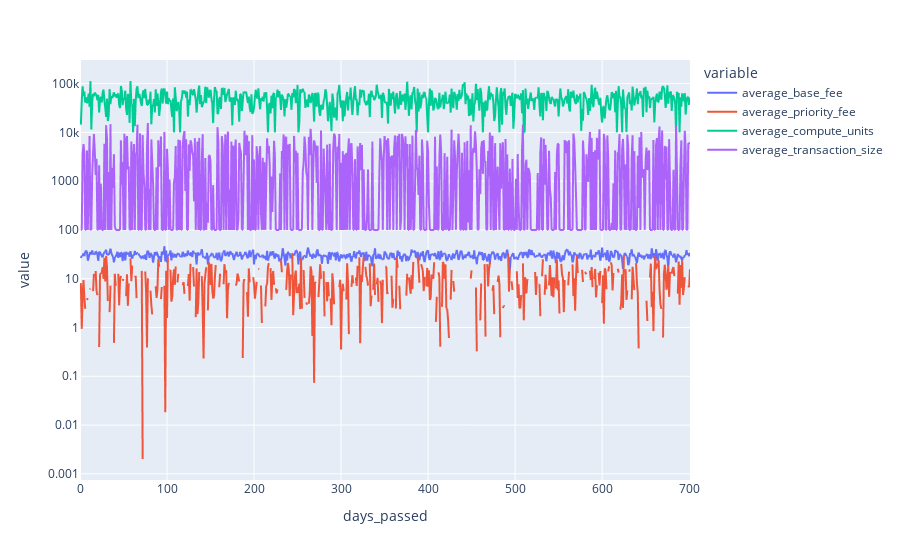

The cell this chart's notebook holds for it:
### Code cell
px.line(sim_df, 
        x='days_passed', 
        y=[el for el in sim_df.columns if "average" in el],
        log_y=True)

### Figure 1 — Plotly figure (JSON) as saved in the notebook; plotly's stock layout.template omitted (floating-point values rounded to 4 significant figures; data arrays with more than 128 entries replaced by an {"elided": "..."} marker saying what was removed)
{"data": [{"hovertemplate": "variable=average_base_fee<br>days_passed=%{x}<br>value=%{y}<extra></extra>", "legendgroup": "average_base_fee", "line": {"color": "#636efa", "dash": "solid"}, "marker": {"symbol": "circle"}, "mode": "lines", "name": "average_base_fee", "showlegend": true, "type": "scattergl", "x": {"elided": "702 int values"}, "xaxis": "x", "y": {"elided": "702 float values"}, "yaxis": "y"}, {"hovertemplate": "variable=average_priority_fee<br>days_passed=%{x}<br>value=%{y}<extra></extra>", "legendgroup": "average_priority_fee", "line": {"color": "#EF553B", "dash": "solid"}, "marker": {"symbol": "circle"}, "mode": "lines", "name": "average_priority_fee", "showlegend": true, "type": "scattergl", "x": {"elided": "702 int values"}, "xaxis": "x", "y": {"elided": "702 float values"}, "yaxis": "y"}, {"hovertemplate": "variable=average_compute_units<br>days_passed=%{x}<br>value=%{y}<extra></extra>", "legendgroup": "average_compute_units", "line": {"color": "#00cc96", "dash": "solid"}, "marker": {"symbol": "circle"}, "mode": "lines", "name": "average_compute_units", "showlegend": true, "type": "scattergl", "x": {"elided": "702 int values"}, "xaxis": "x", "y": {"elided": "702 float values"}, "yaxis": "y"}, {"hovertemplate": "variable=average_transaction_size<br>days_passed=%{x}<br>value=%{y}<extra></extra>", "legendgroup": "average_transaction_size", "line": {"color": "#ab63fa", "dash": "solid"}, "marker": {"symbol": "circle"}, "mode": "lines", "name": "average_transaction_size", "showlegend": true, "type": "scattergl", "x": {"elided": "702 int values"}, "xaxis": "x", "y": {"elided": "702 float values"}, "yaxis": "y"}], "layout": {"legend": {"title": {"text": "variable"}, "tracegroupgap": 0}, "margin": {"t": 60}, "xaxis": {"anchor": "y", "domain": [0, 1], "title": {"text": "days_passed"}}, "yaxis": {"anchor": "x", "domain": [0, 1], "title": {"text": "value"}, "type": "log"}}}
